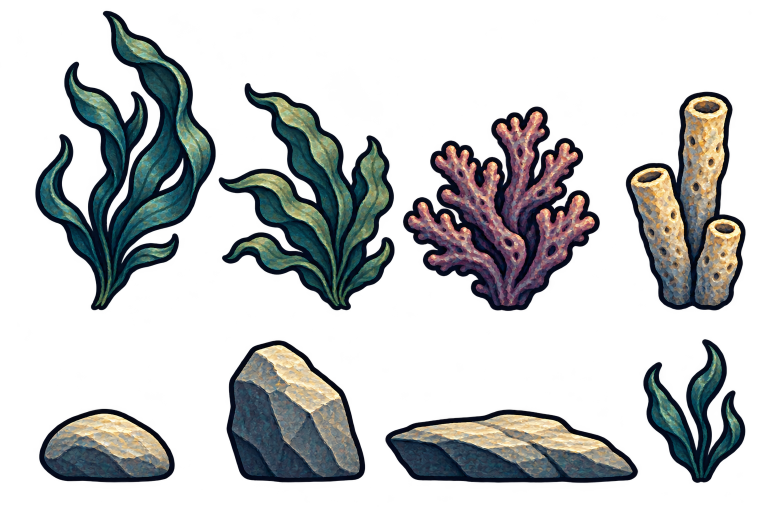
#> input picture art/EVO_editor_units_v1/source.png, 1536 x 1024 px (shown at 1/2 size)
$ python prepare_editor_units.py
#> lines starting #> are read from the running program, lines starting #| are printed output that depends on the picture
from pathlib import Path
from PIL import Image
root=Path(__file__).resolve().parents[1]
im=Image.open(root/'art/EVO_editor_units_v1/source.png')
#> im is the input picture: PIL image 1536x1024 RGBA; mean R, G, B, A 41.7, 46.9, 49.3, 81.2
parts={'ribbon':(15,0,430,640),'fan':(430,120,800,645),'branch':(800,175,1220,640),'tubes':(1230,150,1536,640),'pebble':(50,780,370,990),'stone':(430,660,750,990),'ledge':(760,790,1290,990),'shoots':(1280,655,1525,990)}
for name,box in parts.items():
 a=im.crop(box);b=a.getchannel('A').point(lambda v:255 if v>5 else 0).getbbox();a=a.crop(b);a.thumbnail((380,540),Image.Resampling.LANCZOS);a.save(root/f'src/assets/reef/units/{name}.webp',quality=88,method=5)
#> this loop made 8 passes
#> b on passes 1 to 8: (55, 20, 415, 621), (0, 46, 360, 502), (6, 36, 400, 448), (20, 33, 262, 472), (28, 37, 300, 187), (22, 20, 302, 307), (10, 28, 518, 178), (5, 23, 211, 311)
#> pass 1, `a = im.crop(box)`:
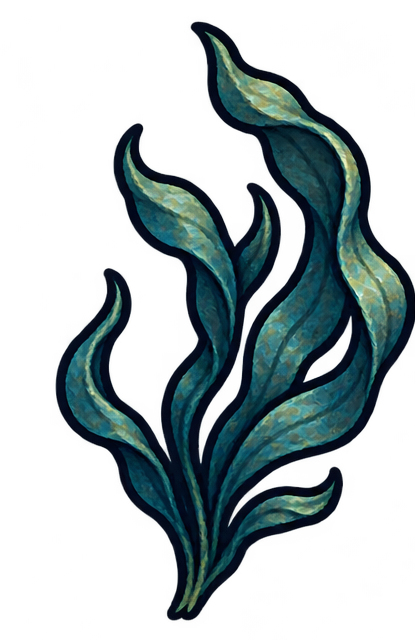
#> a: PIL image 415x640 RGBA; mean R, G, B, A 21, 41, 46.3, 89.5; transparent parts drawn white
#> pass 1, `a = a.crop(b)`:
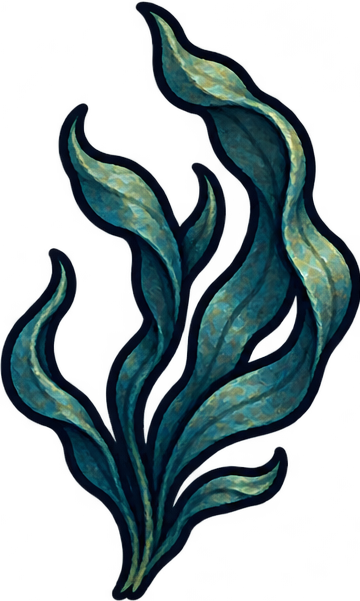
#> a: PIL image 360x601 RGBA; mean R, G, B, A 23.8, 46.1, 51.8, 109.8; transparent parts drawn white
#> pass 1, `a = im.crop(box)`:
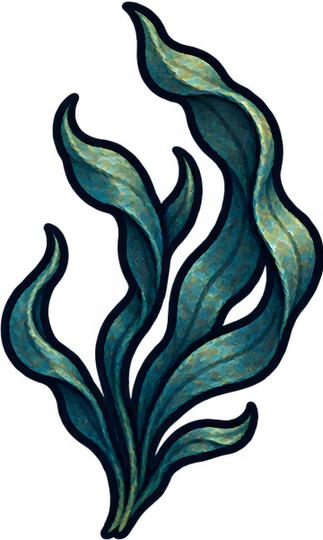
#> saved as ribbon.webp: PIL image 323x540 RGBA; mean R, G, B, A 12.8, 27.7, 30.4, 109.9; transparent parts drawn white
#> pass 2, `a = im.crop(box)`:
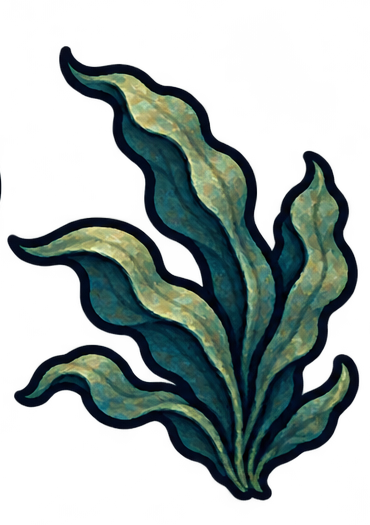
#> a: PIL image 370x525 RGBA; mean R, G, B, A 35.7, 52.2, 51, 105.3; transparent parts drawn white
#> after the loop:
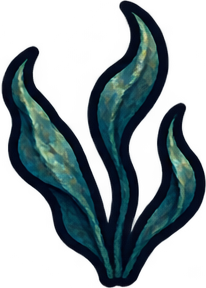
#> a: PIL image 206x288 RGBA; mean R, G, B, A 22.5, 44, 52.7, 115.9; transparent parts drawn white
